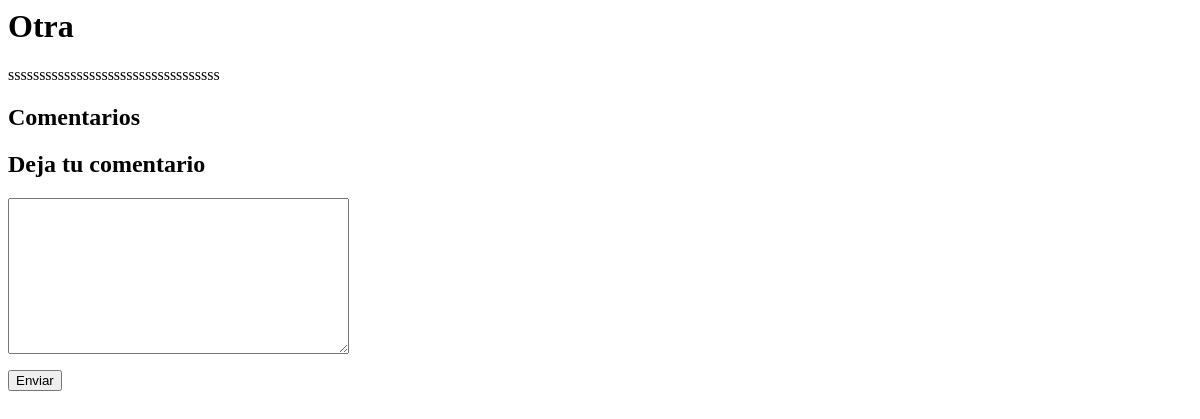
Before: /comentario/comentar/2/ (signed in) with the older database file.
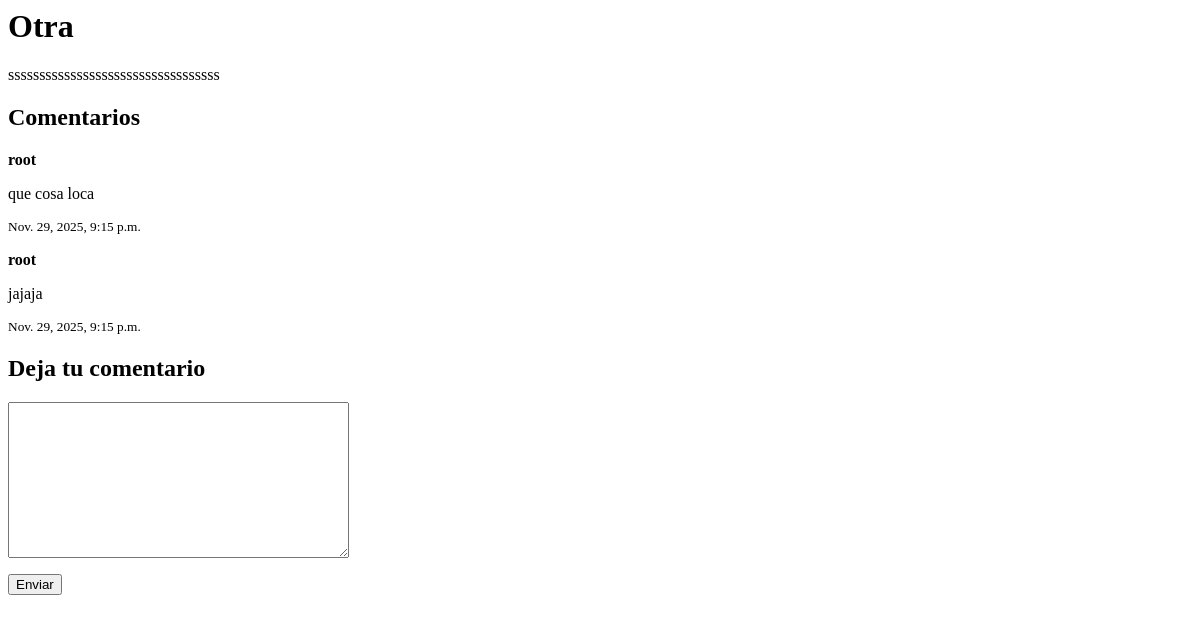
After: the same page with the newer database file.
### apps/articulo/models.py (models this page shows, shortened)
class Articulo(models.Model):
    titulo = models.CharField(max_length=30, null=False)
    resumen = models.TextField(null=False)
    contenido = models.TextField(null=False)
    fecha_publicacion = models.DateTimeField(auto_now_add=True)
    activo = models.BooleanField(default=True)
    categoria = models.ForeignKey(Categoria, on_delete=models.SET_NULL, null=True)
    imagen = models.ImageField(null=True, blank=True, upload_to='media', default='post_default.png')
    publicado = models.DateTimeField(default=timezone.now)
    editor = models.ForeignKey(settings.AUTH_USER_MODEL, on_delete=models.CASCADE, null=True)
    class Meta:
        ordering = ('-publicado',)

### apps/comentario/models.py (models this page shows, shortened)
class Comentario(models.Model):
    articulo = models.ForeignKey('articulo.Articulo', on_delete=models.CASCADE, related_name='comentarios')
    usuario = models.ForeignKey(settings.AUTH_USER_MODEL, on_delete=models.CASCADE, related_name='comentarios')
    texto = models.TextField()
    fecha = models.DateTimeField(auto_now_add=True)

### apps/usuario/models.py (models this page shows, shortened)
class Usuario(AbstractUser):
    imagen = models.ImageField(null=True, blank=True,upload_to='usuario', default='usuario/user-default.png')

### apps/comentario/views.py (the view, shortened to what this page needs)
# urls.py: path('comentar/<int:id>/', ComentarArticuloView.as_view(), name='comentarArticulo'),
class ComentarArticuloView(LoginRequiredMixin, View):
    def get(self, request, id):
        articulo = get_object_or_404(Articulo, id=id)
        form = ComentarioForm()
        return render(request, 'comentario/comentar.html', {'form': form, 'articulo': articulo})

### apps/comentario/forms.py
class ComentarioForm(forms.ModelForm):
    texto = forms.CharField(
        widget=forms.Textarea(attrs={'placeholder': ''}),
        label=''
    )
    class Meta:
        model = Comentario
        fields = ['texto']

### templates/comentario/comentar.html (shortened to what this page needs)
<h1>{{ articulo.titulo }}</h1>
<p>{{ articulo.contenido }}</p>
<h2>Comentarios</h2>
{% for comentario in articulo.comentarios.all %}
<div class="comentario">
  <p><strong>{{ comentario.usuario.username }}</strong></p>
  <p>{{ comentario.texto }}</p>
  <p><small>{{ comentario.fecha }}</small></p>
</div>
{% endfor %}
<h2>Deja tu comentario</h2>
<form method="post" action="{% url 'comentar' articulo.id %}">
  {{ form.as_p }}
  <button type="submit">Enviar</button>
</form>

Changed rows visible on the page:
added Comentario: usuario.username "root", texto "que cosa loca", fecha "Nov. 29, 2025, 9:15 p.m."
added Comentario: usuario.username "root", texto "jajaja", fecha "Nov. 29, 2025, 9:15 p.m."
